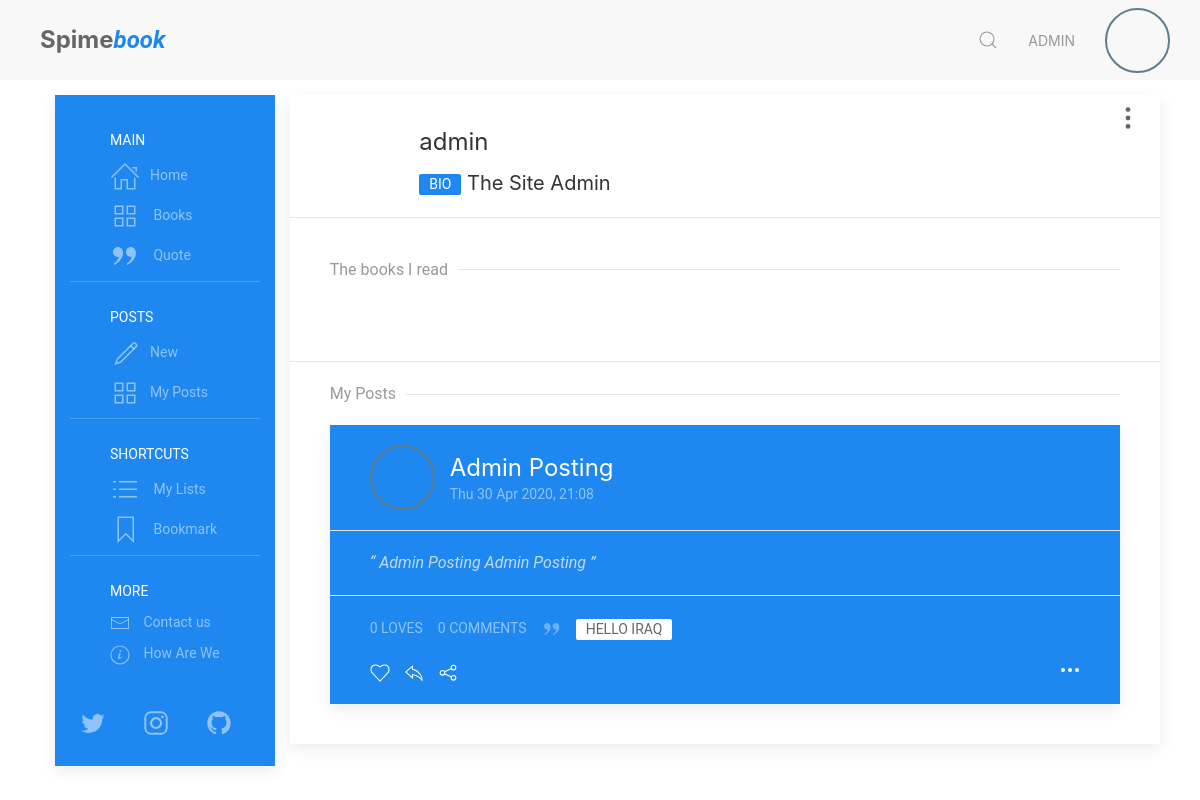
The page /user/profile (signed in) on the database as committed earlier.
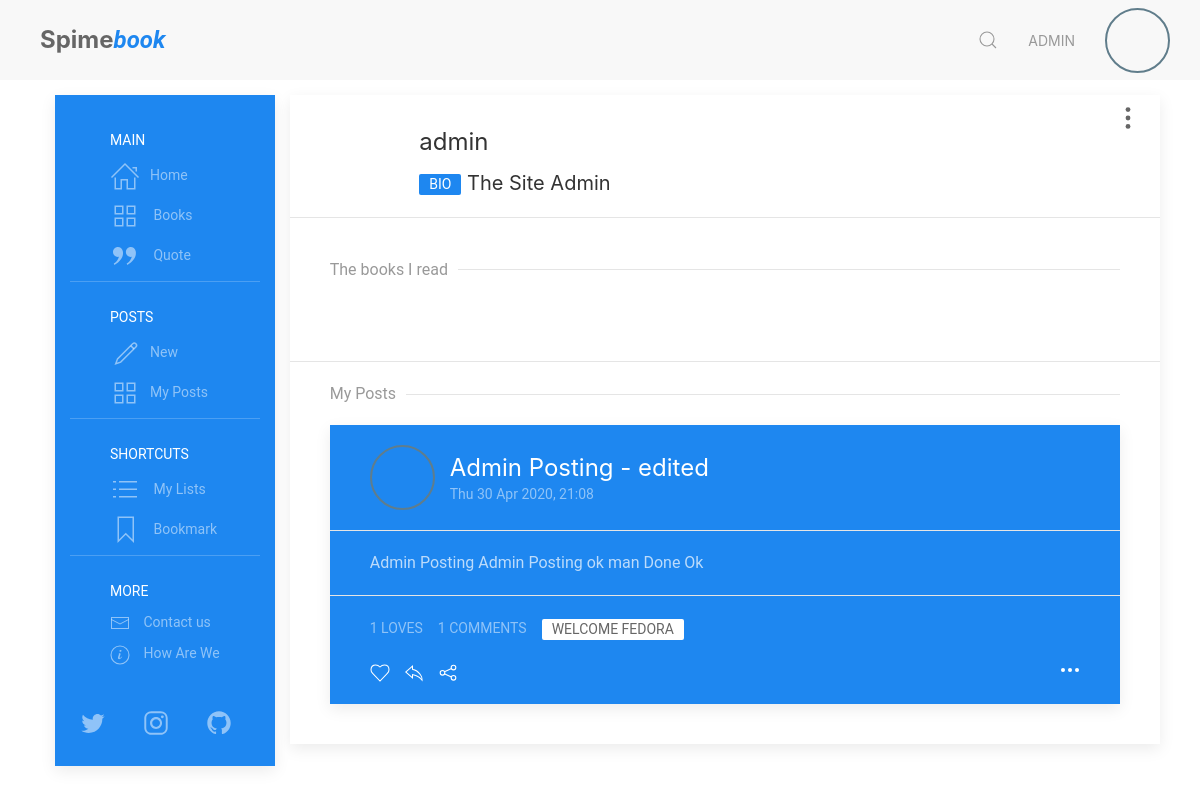
The same page on the database as committed later.
### posts/models.py (models this page shows, shortened)
class Post(models.Model):
    POST_TYPE = [
        ('Q', 'Quote'),
        ('R', 'Review'),
        ('P', 'Post'),
    ]
    title = models.CharField(max_length=120, default='')
    user = models.ForeignKey(User, on_delete=models.CASCADE)
    post_date = models.DateTimeField(default=timezone.now)
    post_edit_date = models.DateTimeField(auto_now=timezone.now)
    content = models.TextField(default='')
    post_type = models.CharField(
        max_length=1,
        choices=POST_TYPE,
        default='Psot')
    for_book = models.ForeignKey(Book, on_delete=models.CASCADE)
    archived = models.BooleanField(default=False)
    class Meta:
        ordering = ["-post_date"]

class Comment(models.Model):
    user = models.ForeignKey(User, on_delete=models.CASCADE)
    comment = models.CharField(max_length=300)
    comment_date = models.DateTimeField(auto_now_add=True)
    post = models.ForeignKey(
        Post, on_delete=models.CASCADE, related_name='comments')

### users/models.py (models this page shows, shortened)
class Profile(models.Model):
    user = models.OneToOneField(
        User, on_delete=models.CASCADE, primary_key=True, related_name='profile')
    picture = models.ImageField(
        upload_to='users/Profiles/', blank=True, null=True, default='user.png')
    bio = models.CharField(max_length=221, blank=True, null=True)
    loves = models.ManyToManyField(
        Post, related_name='loves', blank=True)
    books = models.ManyToManyField(
        Book, related_name='books', blank=True)
    lang = models.CharField(
        max_length=2, choices=settings.LANGUAGES, default='en', verbose_name='Language')

### books/models.py (models this page shows, shortened)
class Book(models.Model):
    title = models.CharField(max_length=255, verbose_name=_('Book Title'))
    book_image = models.ImageField(
        upload_to='books/cover/', default='book.jpg', verbose_name=_('Book Cover Image'))
    author = models.ForeignKey(
        Author, on_delete=models.CASCADE, verbose_name=_('The Author'))
    publish_date = models.DateField(
        default=timezone.now, verbose_name=_('Publish Date'))
    genres = models.ManyToManyField(
        Genres, related_name='genres', verbose_name=_('Genres'))
    book_or_Novel = models.CharField(
        max_length=5, choices=book_type, default='Book', verbose_name=_('Type'))

class EN(models.Model):
    lang = models.CharField(max_length=2, default='en', auto_created='en')
    book = models.OneToOneField(
        Book, on_delete=models.CASCADE, verbose_name=_('Orginal Book'))
    title = models.CharField(max_length=255, blank=True,
                             null=True, verbose_name=_('Book Title'))
    book_Bio = models.TextField(
        blank=True, null=True, verbose_name=_('Book Bio'))
    class Meta:
        verbose_name = _("English Translation")
        verbose_name_plural = _("English Translation")
        ordering = ['-id']
    def __str__(self):
        if self.title is None:
            return translator.translate(self.book.title, dest='en').text
        else:
            return self.title

### users/views.py (the view)
# urls.py: path('user/profile', views.profile, name='profile'),
@login_required(login_url='log-in')
def profile(request):
    user = request.user
    all_posts = Post.objects.filter(user=user)
    page = request.GET.get('page', 1)
    paginator = Paginator(all_posts, 5)
    try:
        posts = paginator.page(page)
    except PageNotAnInteger:
        posts = paginator.page(1)
    except EmptyPage:
        posts = paginator.page(paginator.num_pages)
    readed_books = user.profile.books.all()
    if user.first_name == '':
        name = user.username
    else:
        name = user.first_name + ' ' + user.last_name
    context = {
        'title': f'{name} | Spimebook',
        'books': readed_books,
        'posts': posts,
    }
    return render(request, 'users/porfile.html', context)

### books/templatetags/books_extra.py (called while the page is built)
@register.filter(name='get_translate')
def get_translate(value, arg):
    translate = eval(f"value.{arg}")
    return translate

@register.simple_tag
def define(val=None):
    return val

### posts/templatetags/posts_extra.py (called while the page is built)
@register.inclusion_tag('posts/costumtags/reaction_bar.html')
def reaction_bar(post_id, user):
    target_post = Post.objects.get(id=post_id)
    comment_form = AddCommentForm()
    context = {
        'user': user,
        'post': target_post,
        'comment': target_post,
        'comment_form': comment_form,
    }
    return context

@register.inclusion_tag('posts/costumtags/post_container.html')
def post(post, user):
    context = {
        'user': user,
        'post': post
    }
    return context

@register.inclusion_tag('posts/costumtags/infinite_scroll_js.html')
def infinite_scroll_js():
    context = {
    }
    return context

### users/templates/users/porfile.html (shortened to what this page needs)
{% extends "posts/base.html" %}
{% load static %}
{% load posts_extra %}
{% block content %}
<div class="uk-card uk-card-default">
    <div class="uk-card-header me-header">
        <div class="me-context-menu">
            <span type="button" class="uk-icon" uk-icon="icon:more-vertical; ratio:1.2"></span>
        </div>
        <div class="uk-grid-small uk-flex uk-flex-middle me-text-center-m" uk-grid>
            <div class="uk-width-auto@m book-img">
            </div>
            <div class="uk-width-expand uk-margin-small-left">
                <h3 class="uk-margin-remove-left uk-margin-small">{{user.username}}</h3>
                <h4 class="uk-margin-remove-left uk-margin-small"><span class="uk-label">Bio </span>
                    {{user.profile.bio}}
                </h4>
            </div>
        </div>
    </div>
    <div class="uk-card-body">
        <h5 class="uk-heading-line uk-text-muted"><span>The books I read</span></h5>
    </div>
    <div class="uk-card-footer">
        <h5 class="uk-heading-line uk-text-muted"><span>My Posts</span></h5>
        <div class="uk-width-expand">
            <div class="article-feed">
                {% for post in posts %}
                {% post post user %}
                {% endfor %}
            </div>
        </div>
    </div>
</div>
{% endblock content %}

### posts/templates/posts/costumtags/post_container.html
{% load posts_extra %}
<div class="article">
    <div class="uk-card uk-card-primary uk-margin uk-width-1-1">
        <div class="uk-card-header">
            <div class="uk-grid-small uk-flex-middle" uk-grid>
                <div class="uk-width-auto">
                    <a href="{% url 'user-profile' post.user %}">
                        <img data-src="{{post.user.profile.picture.url}}" class="uk-border-circle avatat-img" width="50"
                            height="50" alt="{{post.user}}" uk-img>
                    </a>
                </div>
                <div class="uk-width-expand">
                    <a href="{% url 'post' post.id %}">
                        <h3 class="uk-card-title uk-margin-remove-bottom">{{post.title}}</h3>
                    </a>
                    <p class="uk-text-meta uk-margin-remove-top">
                        <time>{{post.post_date|date:"D d M Y, H:i"}}</time>
                    </p>
                </div>
            </div>
        </div>
        <div class="uk-card-body uk-padding uk-padding-remove-vertical uk-margin">
            {% if post.post_type == "Q" %}
            <q>
                {{ post.content }}
            </q> {% else %}
            <p>
                {{ post.content }}
            </p>
            {% endif %}
        </div>
        <div class="uk-card-footer">
            {% reaction_bar post.id user %}
        </div>
    </div>
</div>

### posts/templates/posts/costumtags/reaction_bar.html (shortened to what this page needs)
{% load books_extra %}
{% if user.is_authenticated %}
{% define user.profile.lang as user_lang %}
{% else %}
{% define 'en' as user_lang %}
{% endif %}
<div class="uk-flex uk-grid-small" uk-grid>
    <div class="uk-flex uk-grid-small" uk-grid>
        <div>
            <span class="uk-button uk-button-text uk-text-meta">{{post.loves.count}} loves</span>
        </div>
        <div class="uk-margin-small-bottom">
            <a href="#post-comment-{{post.id}}" class="uk-button uk-button-text uk-text-meta"
                uk-toggle>{{post.comments.all|length}} Comments</a>
        </div>
    </div>
    <div class="tags uk-margin-bottom ">
        {% if post.post_type == "Q" %}
        <span class="uk-icon uk-margin-small-right" uk-icon="quote-right"></span>
        {% endif %}
        <a href="{% url 'book' post.for_book.id %}" class="uk-label">{{ post.for_book|get_translate:user_lang }}</a>
    </div>
</div>
<div class="reaction">
    {% if user.is_authenticated %}
    <span>
        <a class="uk-icon uk-margin-small-right" id="love-post" data-post="{% url 'love' post.id %}"
            uk-icon="icon: heart"></a>
    </span>
    <span>
        <a href="#" class="uk-icon uk-margin-small-right" uk-icon="icon: reply"
            uk-toggle="target: #add-reply-{{post.id}}; animation: uk-animation-slide-top-small" type="button"></a>
    </span>
    {% endif %}
    <span>
        <a href="#share-modal" class="uk-icon uk-margin-small-right" uk-icon="icon: social" uk-toggle></a>
    </span>
    {% if user.is_authenticated %}
    <a type="button" href="#" class="uk-icon uk-float-right" uk-icon="icon: more"></a>
    {% endif %}
</div>

Rows that differ between the two databases and show on the page:
changed Post: title "Admin Posting" → "Admin Posting - edited"; post_type "Q" → "R" (drawn); loves.count "0" → "1"; comments.all|length "0" → "1"; for_book|get_translate "HELLO IRAQ" → "WELCOME FEDORA"; content "Admin Posting Admin Posting" → "Admin Posting Admin Posting ok man Done Ok"
